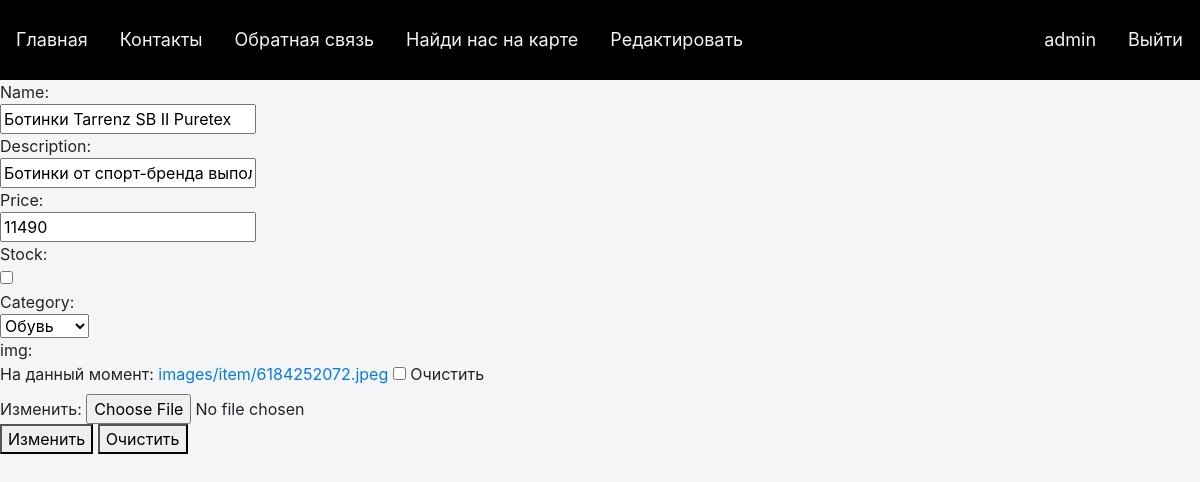
Before: /emploeeys/update/6/ (signed in) with the older database file.
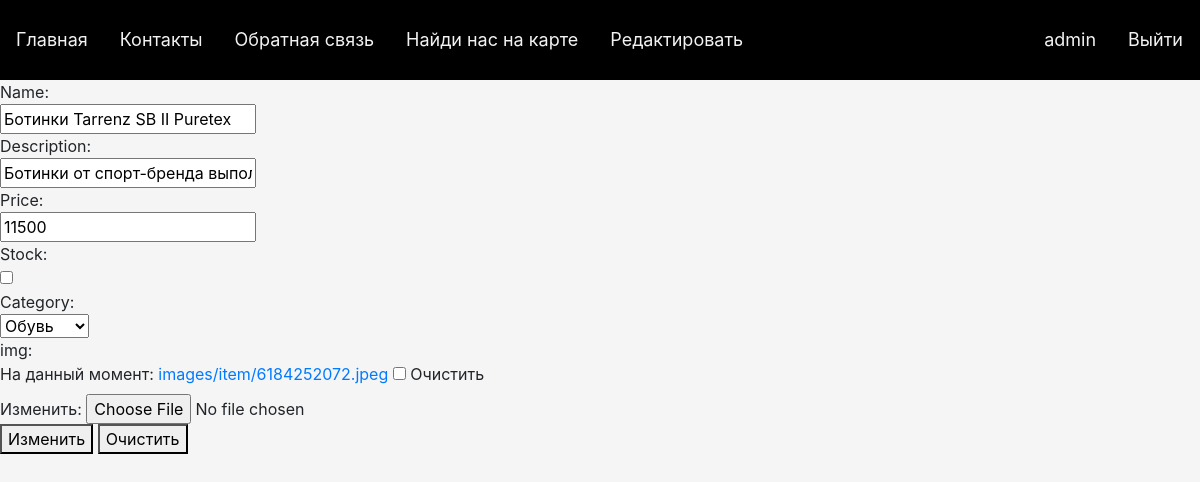
After: the same page with the newer database file.
### shop/models/category.py (models this page shows, shortened)
class Product(models.Model):
    name = models.CharField(max_length=255, db_index=True, default='SOME STRING',verbose_name='Название')
    description = models.TextField(max_length=2000, default='SOME STRING', verbose_name='описание')
    price = models.IntegerField(verbose_name='Цена')
    in_stock = models.BooleanField(default=True, db_index=True, verbose_name='В наличии')
    item_img = models.ImageField(upload_to='images/item', blank=True, null=True)
    category_product = models.ForeignKey(to=Category, null=True, on_delete=models.SET_NULL)
    class Meta:
        verbose_name = 'товары'

### crud_emploeeys/views.py (the view)
# urls.py: path('update/<int:pk>/', ItemUpdateView.as_view(), name='update'),
class ItemUpdateView(PermissionRequiredMixin, UpdateView):
    permission_required = "shop.add_category"
    model = Product
    form_class = CreateItemForm
    template_name = 'crud/update.html'
    context_object_name = 'item'
    success_url = reverse_lazy('shop:home')
    def get_object(self, queryset=None):
        return get_pk_and_filter_item_by_pk(self=self)

### crud_emploeeys/forms.py
class CreateItemForm(ModelForm):
    class Meta:
        model = Product
        fields = ('name', 'description', 'price', 'in_stock', 'category_product', 'item_img')
        widgets = {
            'name': TextInput(attrs={
                'type': 'text'
            }),
            'description': TextInput(attrs={
                'type': 'text'
            }),
            'price': TextInput(attrs={
                'type': 'text'
            }),
            'in_stock': TextInput(attrs={
                'type': 'checkbox'
            }),
            'item_img': ClearableFileInput(attrs={
                'type': 'file',
                "enctype":'multipart/form-data'
                })
        }

### crud_emploeeys/services/get_pk_and_filter_item.py (called while the page is built)
def get_pk_and_filter_item_by_pk(self) -> list:
    item_pk = self.kwargs.get('pk')
    item = Product.objects.filter(pk=item_pk).first()
    return item

### shop/models/category.py (called while the page is built)
    def __str__(self):
        return self.category

### templates/crud/update.html (shortened to what this page needs)
{% extends 'base.html' %}
{% load static %}
{% block content %}
    <form method="post" enctype="multipart/form-data">
        Name:<br>{{ form.name }}<br>
        Description:<br>{{ form.description }}<br>
        Price:<br>{{ form.price }} <br>
        Stock:<br>{{ form.in_stock }}<br>
        Category:<br>{{ form.category_product }}<br>
        img:<br>{{ form.item_img}}<br>
        <button type="submit">Изменить</button>
        <button type="reset">Очистить</button>
    </form>
{% endblock content %}

### templates/base.html (shortened to what this page needs)
<!DOCTYPE html>
{% load static %}
<html lang="en">
<head>
    <link rel="stylesheet" href="https://maxcdn.bootstrapcdn.com/bootstrap/4.0.0/css/bootstrap.min.css"
>
    <link rel="stylesheet" href="{% static 'css/home.css' %}"/>
</head>
<body>
{% include 'src/_navbar.html' %}
{% block content %}
{% endblock content %}
</body>
</html>

### templates/src/_navbar.html
<div class="topnav">
    <a href="{% url 'shop:home' %}">Главная</a>
    <a href="#">Контакты</a>
    <a href="#">Обратная связь</a>
    <a href="#">Найди нас на карте</a>
    {% if perms.shop.add_category %}
        <a href="{% url 'crud:home' %}">Редактировать</a>
    {% endif %}
    <div class="personal">
        {% if user.is_authenticated %}
            <a href="#">{{ user.username }}</a>
            <a href="{% url 'users:logout' %}">Выйти</a>
        {% else %}
            <a href="{% url 'users:login' %}">Авторизация</a>
            <a href="{% url 'users:registration' %}" class="dropdown-toggle">Регистрация</a>
        {% endif %}
    </div>
</div>

### static/css/home.css (style rules this page uses)
body { background: whitesmoke; }
.topnav { background: #000; height: 80px; overflow: hidden; display: flex; align-items: flex-start; }
.topnav a { float: left; color: #f2f2f2; margin-top: 12px; text-align: center; padding: 14px 16px; text-decoration: none; font-size: 18px; display: flex; justify-content: flex-start; position: relative; }
.personal { position: absolute; right: 0; margin-right: 1px; }

Changed rows visible on the page:
changed Product "Ботинки Tarrenz SB II Puretex": price "11490" → "11500"
